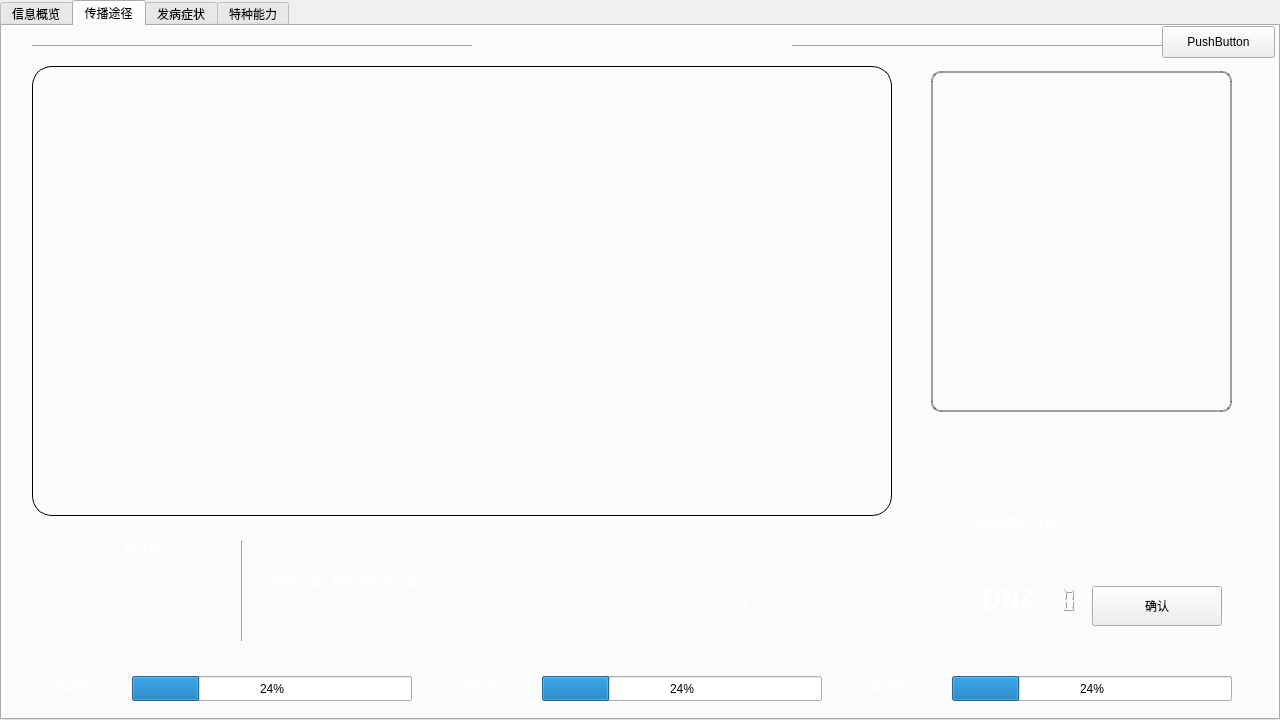
<?xml version="1.0" encoding="UTF-8"?>
<ui version="4.0">
 <class>VirusInfo</class>
 <widget class="QTabWidget" name="VirusInfo">
  <property name="geometry">
   <rect>
    <x>0</x>
    <y>0</y>
    <width>1280</width>
    <height>720</height>
   </rect>
  </property>
  <property name="minimumSize">
   <size>
    <width>1280</width>
    <height>720</height>
   </size>
  </property>
  <property name="maximumSize">
   <size>
    <width>1280</width>
    <height>720</height>
   </size>
  </property>
  <property name="cursor">
   <cursorShape>ArrowCursor</cursorShape>
  </property>
  <property name="windowTitle">
   <string>TabWidget</string>
  </property>
  <property name="styleSheet">
   <string notr="true">QTabWidget::pane {
		border-color: rgb(77,77,77);
		background-image: url(:/res/background.png);
		border-style: solid;
		border-width: 1px;
    	border-radius: 6px;
}
QTabBar::tab {
	font: 75 13pt &quot;Heiti SC&quot;;
	color: #808086;
	background-image:url(:/res/tabpressed.png);
}
QTabBar::tab:selected, QTabBar::tab:last:selected, QTabBar::tab:hover {
	color: #FFFFFF;
	background-image:url(:/res/tabdefault.png);
}
</string>
  </property>
  <property name="tabPosition">
   <enum>QTabWidget::North</enum>
  </property>
  <property name="currentIndex">
   <number>1</number>
  </property>
  <widget class="QWidget" name="tab">
   <property name="styleSheet">
    <string notr="true"/>
   </property>
   <attribute name="title">
    <string>信息概览</string>
   </attribute>
   <widget class="QWidget" name="widget_7" native="true">
    <property name="geometry">
     <rect>
      <x>70</x>
      <y>40</y>
      <width>740</width>
      <height>480</height>
     </rect>
    </property>
    <property name="styleSheet">
     <string notr="true">border-style:solid;
border-radius:20px;
border-width: 1px;
border-color: rgb(0, 0, 0);</string>
    </property>
   </widget>
  </widget>
  <widget class="QWidget" name="tab_2">
   <attribute name="title">
    <string>传播途径</string>
   </attribute>
   <widget class="QWidget" name="SpreadTree" native="true">
    <property name="geometry">
     <rect>
      <x>30</x>
      <y>40</y>
      <width>860</width>
      <height>450</height>
     </rect>
    </property>
    <property name="minimumSize">
     <size>
      <width>860</width>
      <height>0</height>
     </size>
    </property>
    <property name="styleSheet">
     <string notr="true">border-style:solid;
border-radius:20px;
border-width: 1px;
border-color: rgb(0, 0, 0);
background-image: url(:/res/windowbg.png);</string>
    </property>
   </widget>
   <widget class="QLabel" name="label">
    <property name="geometry">
     <rect>
      <x>50</x>
      <y>640</y>
      <width>81</width>
      <height>41</height>
     </rect>
    </property>
    <property name="styleSheet">
     <string notr="true">font: 75 22pt &quot;Heiti SC&quot;;
color: rgb(255, 255, 255);</string>
    </property>
    <property name="text">
     <string>传染性</string>
    </property>
   </widget>
   <widget class="QProgressBar" name="progressBar">
    <property name="geometry">
     <rect>
      <x>130</x>
      <y>650</y>
      <width>280</width>
      <height>25</height>
     </rect>
    </property>
    <property name="styleSheet">
     <string notr="true">QProgressBar{background:rgba(171, 168, 162, 120);
border-style:solid;
border-radius:10px;
border-width: 1px;
border-color: rgba(155,155, 155, 169);} 
QProgressBar::chunk{border-radius:5px;background:qlineargradient(spread:pad, x1:0, y1:0, x2:1, y2:0, stop:0 rgba(193, 0, 185, 255), stop:1 rgba(255, 94, 255, 255))};
</string>
    </property>
    <property name="value">
     <number>24</number>
    </property>
   </widget>
   <widget class="QLabel" name="label_2">
    <property name="geometry">
     <rect>
      <x>460</x>
      <y>640</y>
      <width>81</width>
      <height>41</height>
     </rect>
    </property>
    <property name="styleSheet">
     <string notr="true">font: 75 22pt &quot;Heiti SC&quot;;
color: rgb(255, 255, 255);</string>
    </property>
    <property name="text">
     <string>严重性</string>
    </property>
   </widget>
   <widget class="QProgressBar" name="progressBar_2">
    <property name="geometry">
     <rect>
      <x>540</x>
      <y>650</y>
      <width>280</width>
      <height>25</height>
     </rect>
    </property>
    <property name="styleSheet">
     <string notr="true">QProgressBar{background:rgba(171, 168, 162, 120);
border-style:solid;
border-radius:10px;
border-width: 1px;
border-color: rgba(155,155, 155, 169);} 
QProgressBar::chunk{border-radius:5px;background:qlineargradient(spread:pad, x1:0, y1:0, x2:1, y2:0, stop:0 rgba(255, 121, 0, 255), stop:1 rgba(254, 255, 6, 255))};
</string>
    </property>
    <property name="value">
     <number>24</number>
    </property>
   </widget>
   <widget class="QLabel" name="label_3">
    <property name="geometry">
     <rect>
      <x>870</x>
      <y>640</y>
      <width>81</width>
      <height>41</height>
     </rect>
    </property>
    <property name="styleSheet">
     <string notr="true">font: 75 22pt &quot;Heiti SC&quot;;
color: rgb(255, 255, 255);</string>
    </property>
    <property name="text">
     <string>致命性</string>
    </property>
   </widget>
   <widget class="QProgressBar" name="progressBar_3">
    <property name="geometry">
     <rect>
      <x>950</x>
      <y>650</y>
      <width>280</width>
      <height>25</height>
     </rect>
    </property>
    <property name="styleSheet">
     <string notr="true">QProgressBar{background:rgba(171, 168, 162, 120);
border-style:solid;
border-radius:10px;
border-width: 1px;
border-color: rgba(155,155, 155, 169);} 
QProgressBar::chunk{border-radius:5px;background:qlineargradient(spread:pad, x1:0, y1:0, x2:1, y2:0, stop:0 rgba(49, 0, 139, 255), stop:1 rgba(190, 60, 255, 255))};
</string>
    </property>
    <property name="value">
     <number>24</number>
    </property>
   </widget>
   <widget class="QLabel" name="label_4">
    <property name="geometry">
     <rect>
      <x>470</x>
      <y>5</y>
      <width>320</width>
      <height>30</height>
     </rect>
    </property>
    <property name="styleSheet">
     <string notr="true">font: 24pt &quot;Monaco&quot;;
color:rgb(255,255,255);</string>
    </property>
    <property name="text">
     <string>Name of Virus</string>
    </property>
    <property name="alignment">
     <set>Qt::AlignCenter</set>
    </property>
   </widget>
   <widget class="QWidget" name="widget_2" native="true">
    <property name="geometry">
     <rect>
      <x>930</x>
      <y>420</y>
      <width>311</width>
      <height>201</height>
     </rect>
    </property>
    <property name="styleSheet">
     <string notr="true"/>
    </property>
    <widget class="QLabel" name="label_5">
     <property name="geometry">
      <rect>
       <x>50</x>
       <y>140</y>
       <width>51</width>
       <height>30</height>
      </rect>
     </property>
     <property name="font">
      <font>
       <family>Courier New</family>
       <pointsize>24</pointsize>
       <weight>75</weight>
       <italic>false</italic>
       <bold>true</bold>
      </font>
     </property>
     <property name="styleSheet">
      <string notr="true">color:rgb(255, 255, 255);</string>
     </property>
     <property name="text">
      <string>DNA</string>
     </property>
    </widget>
    <widget class="QLCDNumber" name="lcdNumber">
     <property name="geometry">
      <rect>
       <x>100</x>
       <y>142</y>
       <width>50</width>
       <height>25</height>
      </rect>
     </property>
     <property name="frameShape">
      <enum>QFrame::NoFrame</enum>
     </property>
     <property name="smallDecimalPoint">
      <bool>false</bool>
     </property>
     <property name="digitCount">
      <number>3</number>
     </property>
     <property name="segmentStyle">
      <enum>QLCDNumber::Outline</enum>
     </property>
    </widget>
    <widget class="QPushButton" name="pushButton">
     <property name="geometry">
      <rect>
       <x>160</x>
       <y>140</y>
       <width>130</width>
       <height>40</height>
      </rect>
     </property>
     <property name="text">
      <string>确认</string>
     </property>
    </widget>
    <widget class="QLabel" name="label_6">
     <property name="geometry">
      <rect>
       <x>40</x>
       <y>40</y>
       <width>241</width>
       <height>71</height>
      </rect>
     </property>
     <property name="styleSheet">
      <string notr="true">color:rgb(255, 255, 255);
font: 24pt &quot;SimHei&quot;;</string>
     </property>
     <property name="text">
      <string>消耗点数以升级?</string>
     </property>
    </widget>
   </widget>
   <widget class="QLabel" name="virus1">
    <property name="geometry">
     <rect>
      <x>929</x>
      <y>45</y>
      <width>301</width>
      <height>341</height>
     </rect>
    </property>
    <property name="styleSheet">
     <string notr="true">border-style:solid;
	border-radius:10px;
	border-width: 2px;
	border-color: rgba(19, 19, 19, 100);
font: 72pt &quot;SimHei&quot;;</string>
    </property>
    <property name="text">
     <string/>
    </property>
   </widget>
   <widget class="Line" name="line">
    <property name="geometry">
     <rect>
      <x>30</x>
      <y>10</y>
      <width>440</width>
      <height>20</height>
     </rect>
    </property>
    <property name="styleSheet">
     <string notr="true"/>
    </property>
    <property name="orientation">
     <enum>Qt::Horizontal</enum>
    </property>
   </widget>
   <widget class="Line" name="line_2">
    <property name="geometry">
     <rect>
      <x>790</x>
      <y>10</y>
      <width>440</width>
      <height>20</height>
     </rect>
    </property>
    <property name="styleSheet">
     <string notr="true"/>
    </property>
    <property name="orientation">
     <enum>Qt::Horizontal</enum>
    </property>
   </widget>
   <widget class="QPushButton" name="pushButton_4">
    <property name="geometry">
     <rect>
      <x>1160</x>
      <y>0</y>
      <width>113</width>
      <height>32</height>
     </rect>
    </property>
    <property name="text">
     <string>PushButton</string>
    </property>
   </widget>
   <widget class="QProgressBar" name="progressBar_hiden1">
    <property name="geometry">
     <rect>
      <x>130</x>
      <y>650</y>
      <width>280</width>
      <height>25</height>
     </rect>
    </property>
    <property name="styleSheet">
     <string notr="true">QProgressBar::chunk{border-radius:5px;background:rgba(255, 94, 255, 100)};
</string>
    </property>
    <property name="value">
     <number>24</number>
    </property>
   </widget>
   <widget class="QProgressBar" name="progressBar_hiden2">
    <property name="geometry">
     <rect>
      <x>540</x>
      <y>650</y>
      <width>280</width>
      <height>25</height>
     </rect>
    </property>
    <property name="styleSheet">
     <string notr="true">QProgressBar::chunk{border-radius:5px;background:rgba(255, 255, 6, 100)};
</string>
    </property>
    <property name="value">
     <number>24</number>
    </property>
   </widget>
   <widget class="QProgressBar" name="progressBar_hiden3">
    <property name="geometry">
     <rect>
      <x>950</x>
      <y>650</y>
      <width>280</width>
      <height>25</height>
     </rect>
    </property>
    <property name="styleSheet">
     <string notr="true">QProgressBar::chunk{border-radius:5px;background:rgba(190, 60, 255, 100)};
</string>
    </property>
    <property name="value">
     <number>24</number>
    </property>
   </widget>
   <widget class="QWidget" name="info_widget1" native="true">
    <property name="geometry">
     <rect>
      <x>40</x>
      <y>505</y>
      <width>840</width>
      <height>120</height>
     </rect>
    </property>
    <property name="styleSheet">
     <string notr="true">QWidget#info_widget1{background-image: url(:/res/infoframe.png);}

</string>
    </property>
    <widget class="QLabel" name="SpreadTree_info1">
     <property name="geometry">
      <rect>
       <x>10</x>
       <y>0</y>
       <width>181</width>
       <height>40</height>
      </rect>
     </property>
     <property name="styleSheet">
      <string notr="true">font: 24pt &quot;SimHei&quot;;
color:rgb(255, 255, 255);
</string>
     </property>
     <property name="text">
      <string>信息框</string>
     </property>
     <property name="alignment">
      <set>Qt::AlignCenter</set>
     </property>
    </widget>
    <widget class="QLabel" name="description1">
     <property name="geometry">
      <rect>
       <x>230</x>
       <y>30</y>
       <width>321</width>
       <height>41</height>
      </rect>
     </property>
     <property name="styleSheet">
      <string notr="true">color:rgb(255, 255, 255);
font: 75 18pt &quot;Heiti SC&quot;;</string>
     </property>
     <property name="text">
      <string>鸡你太美，鸡你实在是太美，oh baby......</string>
     </property>
    </widget>
    <widget class="QLabel" name="capacity1">
     <property name="geometry">
      <rect>
       <x>690</x>
       <y>10</y>
       <width>141</width>
       <height>101</height>
      </rect>
     </property>
     <property name="styleSheet">
      <string notr="true">font: 75 22pt &quot;Heiti SC&quot;;
color:rgb(255,255,255);</string>
     </property>
     <property name="text">
      <string>sdfjk
sdfjk
sfjk</string>
     </property>
    </widget>
    <widget class="Line" name="line_3">
     <property name="geometry">
      <rect>
       <x>190</x>
       <y>10</y>
       <width>20</width>
       <height>100</height>
      </rect>
     </property>
     <property name="frameShadow">
      <enum>QFrame::Sunken</enum>
     </property>
     <property name="orientation">
      <enum>Qt::Vertical</enum>
     </property>
    </widget>
   </widget>
  </widget>
  <widget class="QWidget" name="tab_3">
   <attribute name="title">
    <string>发病症状</string>
   </attribute>
   <widget class="QProgressBar" name="progressBar_4">
    <property name="geometry">
     <rect>
      <x>960</x>
      <y>630</y>
      <width>281</width>
      <height>51</height>
     </rect>
    </property>
    <property name="value">
     <number>24</number>
    </property>
   </widget>
   <widget class="QLabel" name="label_8">
    <property name="geometry">
     <rect>
      <x>50</x>
      <y>640</y>
      <width>81</width>
      <height>41</height>
     </rect>
    </property>
    <property name="text">
     <string>传染性</string>
    </property>
   </widget>
   <widget class="QProgressBar" name="progressBar_5">
    <property name="geometry">
     <rect>
      <x>540</x>
      <y>630</y>
      <width>281</width>
      <height>51</height>
     </rect>
    </property>
    <property name="value">
     <number>24</number>
    </property>
   </widget>
   <widget class="QLabel" name="label_9">
    <property name="geometry">
     <rect>
      <x>460</x>
      <y>640</y>
      <width>81</width>
      <height>41</height>
     </rect>
    </property>
    <property name="text">
     <string>严重性</string>
    </property>
   </widget>
   <widget class="QProgressBar" name="progressBar_6">
    <property name="geometry">
     <rect>
      <x>130</x>
      <y>630</y>
      <width>281</width>
      <height>51</height>
     </rect>
    </property>
    <property name="value">
     <number>24</number>
    </property>
   </widget>
   <widget class="QLabel" name="label_10">
    <property name="geometry">
     <rect>
      <x>929</x>
      <y>45</y>
      <width>301</width>
      <height>341</height>
     </rect>
    </property>
    <property name="styleSheet">
     <string notr="true">border-style:solid;
	border-radius:30px;
	border-width: 5px;
	border-color: rgba(19, 19, 19, 100);
font: 72pt &quot;SimHei&quot;;</string>
    </property>
    <property name="text">
     <string>GIF区</string>
    </property>
   </widget>
   <widget class="QWidget" name="widget_3" native="true">
    <property name="geometry">
     <rect>
      <x>30</x>
      <y>40</y>
      <width>860</width>
      <height>450</height>
     </rect>
    </property>
    <property name="styleSheet">
     <string notr="true">border-style:solid;
border-radius:20px;
border-width: 1px;
border-color: rgb(0, 0, 0);
background-image: url(:/res/windowbg.png);</string>
    </property>
   </widget>
   <widget class="QLabel" name="label_11">
    <property name="geometry">
     <rect>
      <x>470</x>
      <y>0</y>
      <width>321</width>
      <height>31</height>
     </rect>
    </property>
    <property name="styleSheet">
     <string notr="true">font: 24pt &quot;Monaco&quot;;</string>
    </property>
    <property name="text">
     <string>Name of Virus</string>
    </property>
    <property name="alignment">
     <set>Qt::AlignCenter</set>
    </property>
   </widget>
   <widget class="QTextBrowser" name="textBrowser_2">
    <property name="geometry">
     <rect>
      <x>40</x>
      <y>510</y>
      <width>851</width>
      <height>111</height>
     </rect>
    </property>
    <property name="styleSheet">
     <string notr="true">font: 36pt &quot;SimHei&quot;;</string>
    </property>
    <property name="html">
     <string>&lt;!DOCTYPE HTML PUBLIC &quot;-//W3C//DTD HTML 4.0//EN&quot; &quot;http://www.w3.org/TR/REC-html40/strict.dtd&quot;&gt;
&lt;html&gt;&lt;head&gt;&lt;meta name=&quot;qrichtext&quot; content=&quot;1&quot; /&gt;&lt;style type=&quot;text/css&quot;&gt;
p, li { white-space: pre-wrap; }
&lt;/style&gt;&lt;/head&gt;&lt;body style=&quot; font-family:'SimHei'; font-size:36pt; font-weight:400; font-style:normal;&quot;&gt;
&lt;p align=&quot;center&quot; style=&quot; margin-top:0px; margin-bottom:0px; margin-left:0px; margin-right:0px; -qt-block-indent:0; text-indent:0px;&quot;&gt;&lt;span style=&quot; font-family:'.AppleSystemUIFont'; font-weight:600;&quot;&gt;描述特性区&lt;/span&gt;&lt;/p&gt;&lt;/body&gt;&lt;/html&gt;</string>
    </property>
   </widget>
   <widget class="QWidget" name="widget_4" native="true">
    <property name="geometry">
     <rect>
      <x>930</x>
      <y>420</y>
      <width>311</width>
      <height>201</height>
     </rect>
    </property>
    <property name="styleSheet">
     <string notr="true"/>
    </property>
    <widget class="QLabel" name="label_12">
     <property name="geometry">
      <rect>
       <x>30</x>
       <y>140</y>
       <width>41</width>
       <height>30</height>
      </rect>
     </property>
     <property name="text">
      <string>DNA</string>
     </property>
    </widget>
    <widget class="QLCDNumber" name="lcdNumber_2">
     <property name="geometry">
      <rect>
       <x>80</x>
       <y>140</y>
       <width>50</width>
       <height>30</height>
      </rect>
     </property>
    </widget>
    <widget class="QPushButton" name="pushButton_2">
     <property name="geometry">
      <rect>
       <x>160</x>
       <y>140</y>
       <width>130</width>
       <height>40</height>
      </rect>
     </property>
     <property name="text">
      <string>确认</string>
     </property>
    </widget>
    <widget class="QLabel" name="label_13">
     <property name="geometry">
      <rect>
       <x>40</x>
       <y>40</y>
       <width>241</width>
       <height>71</height>
      </rect>
     </property>
     <property name="styleSheet">
      <string notr="true">font: 24pt &quot;SimHei&quot;;</string>
     </property>
     <property name="text">
      <string>消耗点数以升级?</string>
     </property>
    </widget>
   </widget>
   <widget class="QLabel" name="label_14">
    <property name="geometry">
     <rect>
      <x>880</x>
      <y>640</y>
      <width>81</width>
      <height>41</height>
     </rect>
    </property>
    <property name="text">
     <string>致命性</string>
    </property>
   </widget>
  </widget>
  <widget class="QWidget" name="tab_4">
   <attribute name="title">
    <string>特种能力</string>
   </attribute>
   <widget class="QWidget" name="widget_5" native="true">
    <property name="geometry">
     <rect>
      <x>930</x>
      <y>420</y>
      <width>311</width>
      <height>201</height>
     </rect>
    </property>
    <property name="styleSheet">
     <string notr="true"/>
    </property>
    <widget class="QLabel" name="label_15">
     <property name="geometry">
      <rect>
       <x>30</x>
       <y>140</y>
       <width>41</width>
       <height>30</height>
      </rect>
     </property>
     <property name="text">
      <string>DNA</string>
     </property>
    </widget>
    <widget class="QLCDNumber" name="lcdNumber_3">
     <property name="geometry">
      <rect>
       <x>80</x>
       <y>140</y>
       <width>50</width>
       <height>30</height>
      </rect>
     </property>
    </widget>
    <widget class="QPushButton" name="pushButton_3">
     <property name="geometry">
      <rect>
       <x>160</x>
       <y>140</y>
       <width>130</width>
       <height>40</height>
      </rect>
     </property>
     <property name="text">
      <string>确认</string>
     </property>
    </widget>
    <widget class="QLabel" name="label_16">
     <property name="geometry">
      <rect>
       <x>40</x>
       <y>40</y>
       <width>241</width>
       <height>71</height>
      </rect>
     </property>
     <property name="styleSheet">
      <string notr="true">font: 24pt &quot;SimHei&quot;;</string>
     </property>
     <property name="text">
      <string>消耗点数以升级?</string>
     </property>
    </widget>
   </widget>
   <widget class="QProgressBar" name="progressBar_7">
    <property name="geometry">
     <rect>
      <x>960</x>
      <y>630</y>
      <width>281</width>
      <height>51</height>
     </rect>
    </property>
    <property name="value">
     <number>24</number>
    </property>
   </widget>
   <widget class="QLabel" name="label_17">
    <property name="geometry">
     <rect>
      <x>50</x>
      <y>640</y>
      <width>81</width>
      <height>41</height>
     </rect>
    </property>
    <property name="text">
     <string>传染性</string>
    </property>
   </widget>
   <widget class="QWidget" name="widget_6" native="true">
    <property name="geometry">
     <rect>
      <x>30</x>
      <y>40</y>
      <width>860</width>
      <height>450</height>
     </rect>
    </property>
    <property name="styleSheet">
     <string notr="true">border-style:solid;
border-radius:20px;
border-width: 1px;
border-color: rgb(0, 0, 0);
background-image: url(:/res/windowbg.png);</string>
    </property>
   </widget>
   <widget class="QLabel" name="label_18">
    <property name="geometry">
     <rect>
      <x>470</x>
      <y>0</y>
      <width>321</width>
      <height>31</height>
     </rect>
    </property>
    <property name="styleSheet">
     <string notr="true">font: 24pt &quot;Monaco&quot;;</string>
    </property>
    <property name="text">
     <string>Name of Virus</string>
    </property>
    <property name="alignment">
     <set>Qt::AlignCenter</set>
    </property>
   </widget>
   <widget class="QProgressBar" name="progressBar_8">
    <property name="geometry">
     <rect>
      <x>130</x>
      <y>630</y>
      <width>281</width>
      <height>51</height>
     </rect>
    </property>
    <property name="value">
     <number>24</number>
    </property>
   </widget>
   <widget class="QTextBrowser" name="textBrowser_3">
    <property name="geometry">
     <rect>
      <x>40</x>
      <y>510</y>
      <width>851</width>
      <height>111</height>
     </rect>
    </property>
    <property name="styleSheet">
     <string notr="true">font: 36pt &quot;SimHei&quot;;</string>
    </property>
    <property name="html">
     <string>&lt;!DOCTYPE HTML PUBLIC &quot;-//W3C//DTD HTML 4.0//EN&quot; &quot;http://www.w3.org/TR/REC-html40/strict.dtd&quot;&gt;
&lt;html&gt;&lt;head&gt;&lt;meta name=&quot;qrichtext&quot; content=&quot;1&quot; /&gt;&lt;style type=&quot;text/css&quot;&gt;
p, li { white-space: pre-wrap; }
&lt;/style&gt;&lt;/head&gt;&lt;body style=&quot; font-family:'SimHei'; font-size:36pt; font-weight:400; font-style:normal;&quot;&gt;
&lt;p align=&quot;center&quot; style=&quot; margin-top:0px; margin-bottom:0px; margin-left:0px; margin-right:0px; -qt-block-indent:0; text-indent:0px;&quot;&gt;&lt;span style=&quot; font-family:'.AppleSystemUIFont'; font-weight:600;&quot;&gt;描述特性区&lt;/span&gt;&lt;/p&gt;&lt;/body&gt;&lt;/html&gt;</string>
    </property>
   </widget>
   <widget class="QLabel" name="label_19">
    <property name="geometry">
     <rect>
      <x>880</x>
      <y>640</y>
      <width>81</width>
      <height>41</height>
     </rect>
    </property>
    <property name="text">
     <string>致命性</string>
    </property>
   </widget>
   <widget class="QLabel" name="label_21">
    <property name="geometry">
     <rect>
      <x>460</x>
      <y>640</y>
      <width>81</width>
      <height>41</height>
     </rect>
    </property>
    <property name="text">
     <string>严重性</string>
    </property>
   </widget>
   <widget class="QProgressBar" name="progressBar_9">
    <property name="geometry">
     <rect>
      <x>540</x>
      <y>630</y>
      <width>281</width>
      <height>51</height>
     </rect>
    </property>
    <property name="value">
     <number>24</number>
    </property>
   </widget>
   <widget class="QWidget" name="widget" native="true">
    <property name="geometry">
     <rect>
      <x>910</x>
      <y>60</y>
      <width>350</width>
      <height>300</height>
     </rect>
    </property>
   </widget>
  </widget>
 </widget>
 <resources/>
 <connections/>
</ui>
